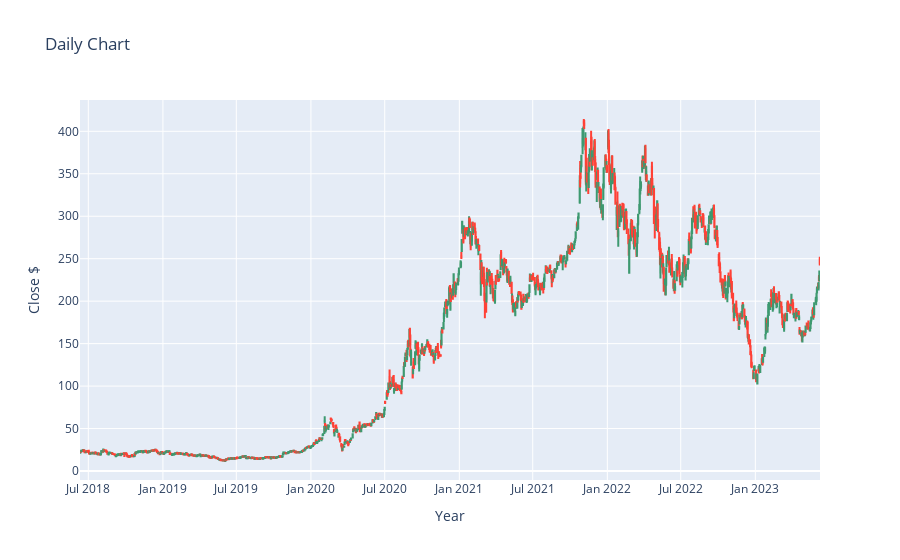

Here is the notebook cell this chart was saved with:
### Code cell
# Plotly Graph, might not show in Github

fig = go.Figure(data=[go.Candlestick(x=data['Date'],
                open=data['Open'],
                high=data['High'],
                low=data['Low'],
                close=data['Close'])])


fig.update_layout(title = 'Daily Chart')
fig.update_xaxes(title="Year")
fig.update_yaxes(title="Close $")
fig.update_layout(xaxis_rangeslider_visible=False)
fig.show()

### Figure 1 — Plotly figure (JSON) as saved in the notebook; plotly's stock layout.template omitted (floating-point values rounded to 4 significant figures; data arrays with more than 128 entries replaced by an {"elided": "..."} marker saying what was removed)
{"data": [{"close": {"elided": "1259 float values"}, "high": {"elided": "1259 float values"}, "low": {"elided": "1259 float values"}, "open": {"elided": "1259 float values"}, "type": "candlestick", "x": {"elided": "1259 str values"}}], "layout": {"title": {"text": "Daily Chart"}, "xaxis": {"rangeslider": {"visible": false}, "title": {"text": "Year"}}, "yaxis": {"title": {"text": "Close $"}}}}
